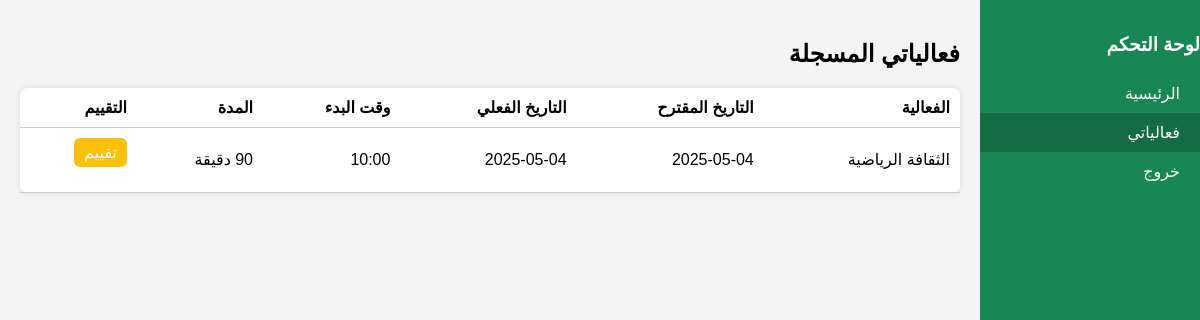
Screenshot of /member/activity_details.php?id=3 (signed in) with the database file from the repository.
### tables this page shows
CREATE TABLE `activity` (
  `activity_id` int(11) NOT NULL,
  `activity_name` varchar(100) NOT NULL,
  `proposed_date` date DEFAULT NULL,
  `actual_date` date DEFAULT NULL,
  `proposed_start_time` datetime DEFAULT NULL,
  `actual_start_time` datetime DEFAULT NULL,
  `proposed_duration_min` int(11) DEFAULT NULL,
  `actual_duration_min` int(11) DEFAULT NULL,
  `proposed_cost` decimal(10,2) DEFAULT NULL,
  `actual_cost` decimal(10,2) DEFAULT NULL,
  `proposed_audience_number` int(11) DEFAULT NULL,
  `actual_audience_number` int(11) DEFAULT NULL,
  `purpose_of_activity` text DEFAULT NULL,
  `serves_student_plan` tinyint(1) DEFAULT NULL,
  `serves_student` tinyint(1) DEFAULT NULL,
  `serves_special_needs` tinyint(1) DEFAULT NULL,
  `activity_manager_id` int(11) DEFAULT NULL,
  `club_id` int(11) DEFAULT NULL,
  `status` enum('pending','active','ended') DEFAULT 'pending'
);

### member/activity_details.php (the view, shortened to what this page needs)
<?php
require_once '../database/db.php';
$member_id = $_SESSION['member_id'];
$activity_id = isset($_GET['id']) ? intval($_GET['id']) : 0;
$stmt = $pdo->prepare("SELECT activity_name ,proposed_date ,actual_date, proposed_start_time, proposed_duration_min,activity_id FROM Activity WHERE activity_id = ?");
$stmt->execute([$activity_id]);
$activity = $stmt->fetch();
$stmt = $pdo->prepare("SELECT COUNT(*) FROM feedback WHERE activity_id = ? AND member_id = ?");
$stmt->execute([$activity_id, $member_id]);
$hasRated = $stmt->fetchColumn() > 0;
$stmt = $pdo->prepare("SELECT COUNT(*) FROM activity WHERE activity_id = ? AND status in ('pending','active')");
$stmt->execute([$activity_id]);
$isended = $stmt->fetchColumn() > 0;
?>
<!DOCTYPE html>
<html lang="ar" dir="rtl">
<head>
  <link rel="stylesheet" href="../css/style.css">
</head>
<body>
  <div class="sidebar">
    <h3>لوحة التحكم</h3>
    <a href="dashboard.php">الرئيسية</a>
    <a href="my_activities.php" class="active">فعالياتي</a>
    <a href="logout.php" onclick="return confirm('هل تريد تسجيل الخروج؟');">خروج</a>
  </div>
  <div class="main-content">
    <h2>فعالياتي المسجلة</h2>
    <table>
      <thead>
        <tr>
          <th>الفعالية</th>
          <th>التاريخ المقترح</th>
          <th>التاريخ الفعلي</th>
          <th>وقت البدء</th>
          <th>المدة</th>
          <th>التقييم</th>
        </tr>
      </thead>
      <tbody>
          <tr>
            <td><?= htmlspecialchars($activity['activity_name'] ?: '—') ?></td>
            <td><?= htmlspecialchars($activity['proposed_date'] ?: '—') ?></td>
            <td><?= htmlspecialchars($activity['actual_date'] ?: '—') ?></td>
            <td>
              <?= $activity['proposed_start_time']
                   ? date('H:i', strtotime($activity['proposed_start_time']))
                   : '—' ?>
            </td>
            <td>
              <?= !empty($activity['proposed_duration_min'])
                   ? htmlspecialchars($activity['proposed_duration_min']) . ' دقيقة'
                   : '—' ?>
            </td>
<td>
  <?php if ($hasRated): ?>
    <span class="status active">تم التقييم </span>
  <?php elseif ($isended): ?>
    <span class="status pending">غير متاح</span>
    <?php else: ?>
    <a href="feedback.php?id=<?= $activity['activity_id'] ?>" class="btn idle">تقييم</a>
  <?php endif; ?>
</td>
          </tr>
      </tbody>
    </table>
  </div>
</body>
</html>

### css/style.css (style rules this page uses)
body { font-family: 'Cairo', sans-serif; margin: 0; background: #f4f4f4; direction: rtl; display: flex; }
.sidebar { width: 220px; background: #198754; min-height: 100vh; position: fixed; right: 0; top: 0; padding: 15px 0; color: white; }
.sidebar a { display: block; padding: 10px 20px; color: white; text-decoration: none; transition: background 0.3s; }
.sidebar a:hover, .sidebar a.active { background: #146c43; }
.main-content { margin-right: 220px; padding: 20px; flex: 1; }
.activity-table, table { width: 100%; background: white; border-radius: 8px; padding: 15px; margin-top: 15px; box-shadow: 0 0 6px rgba(0,0,0,0.1); border-collapse: collapse; }
table th, table td { padding: 10px; border-bottom: 1px solid #ccc; text-align: right; }
.btn { display: inline-block; background: #198754; color: white; padding: 5px 10px; text-decoration: none; border-radius: 6px; margin-bottom: 15px; text-align: center; border: none; cursor: pointer; }
.btn.idle { background: #ffc107; }

### rows the page displays
activity: activity_name "الثقافة الرياضية", proposed_date "2025-05-04", actual_date "2025-05-04", proposed_start_time "10:00"
